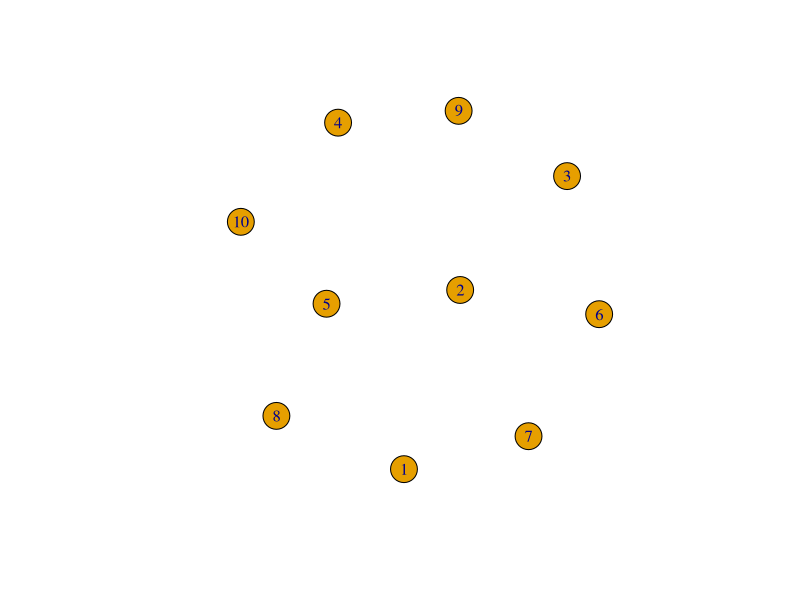
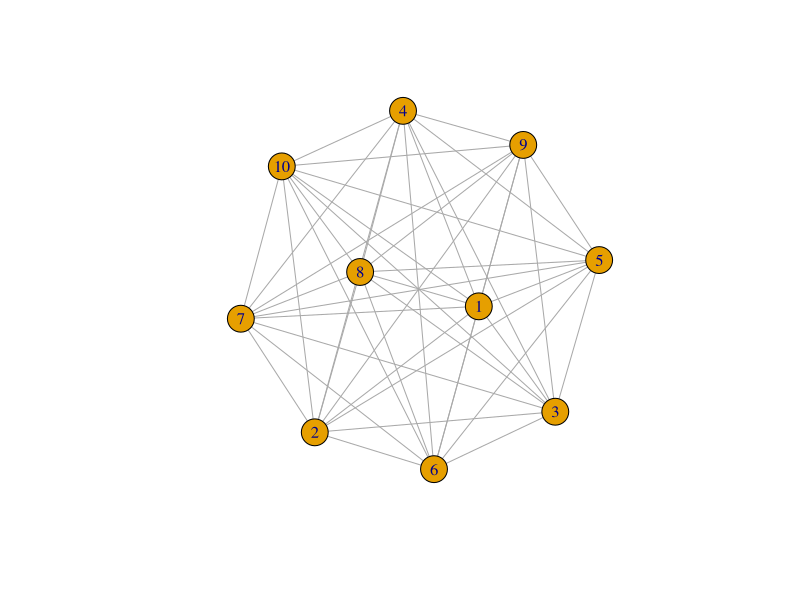
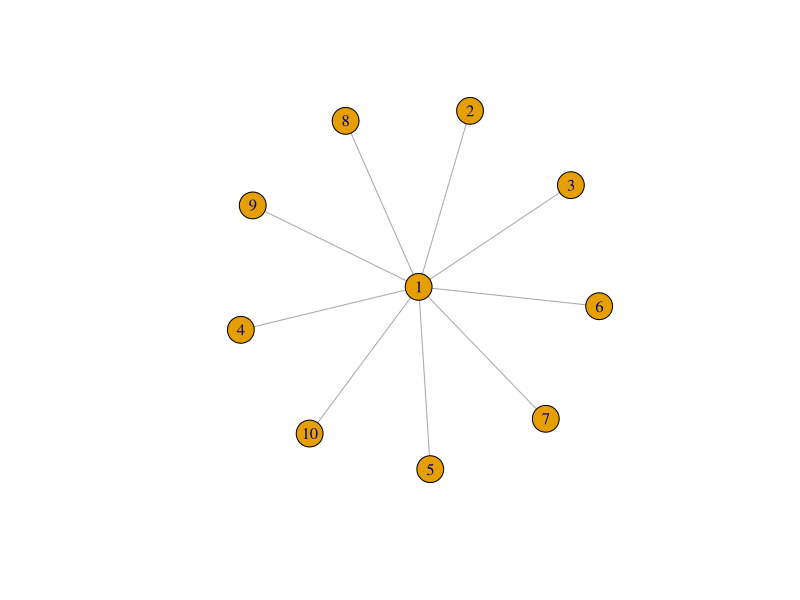
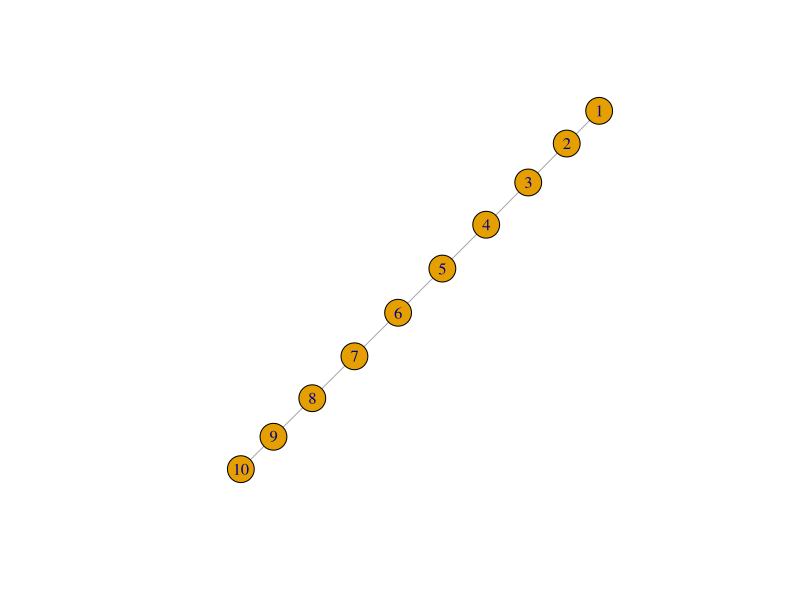
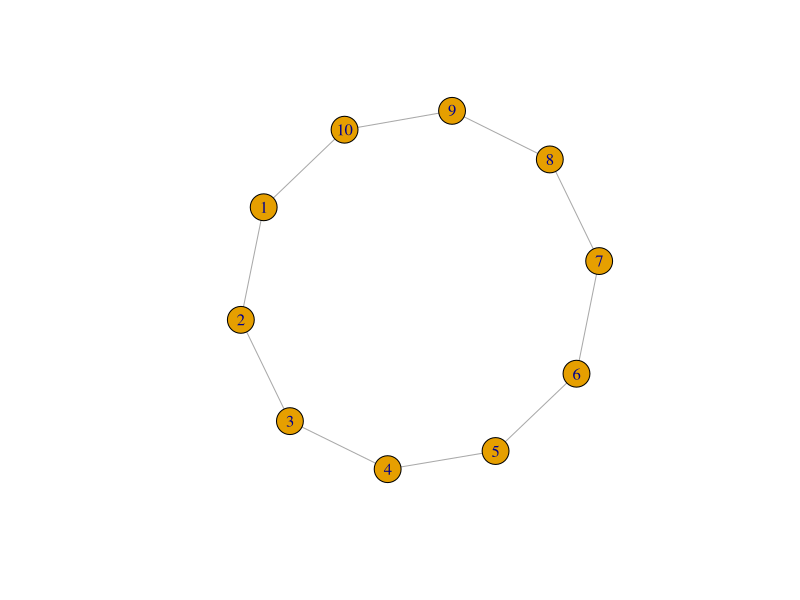
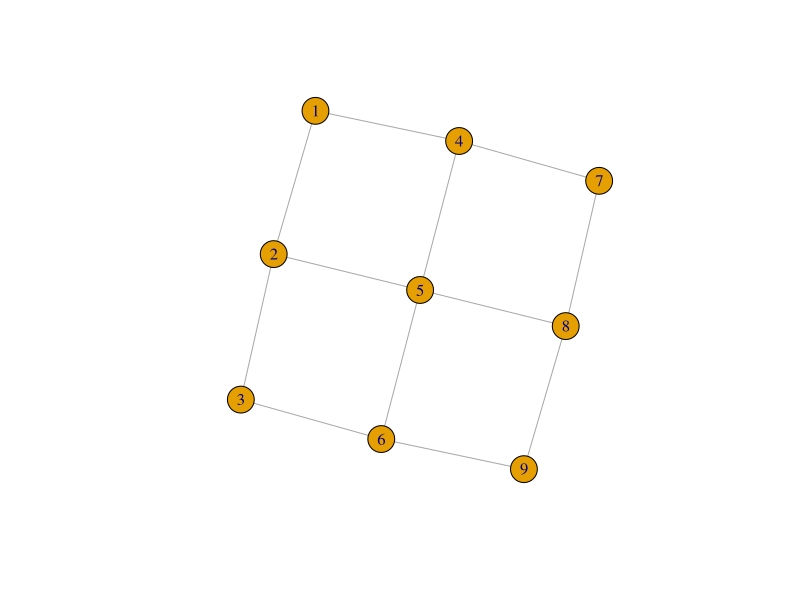

Write the R code that produced these figures, in order. (Note: this script raises an error after producing the figures.)
## ---- chunk 1
knitr::opts_chunk$set(
  collapse = TRUE,
  comment = "#>"
)
## ---- chunk 2
library(igraph)
## ---- chunk 3
g1 <- make_empty_graph(n = 10, directed = FALSE)
plot(g1)
g2 <- make_full_graph(n = 10, directed = FALSE)
plot(g2)
g3 <- make_star(n = 10, mode = "undirected")
plot(g3)
g4 <- make_ring(n = 10, directed = FALSE, circular = FALSE)
plot(g4)
g5 <- make_ring(n = 10, directed = FALSE, circular = TRUE)
plot(g5)
g6 <- make_lattice(dimvector = c(3, 3), directed = FALSE)
plot(g6)
## ---- chunk 4
g7 <- sample_gnp(n = 100, p = 0.05, directed = FALSE)
g7
## ---- chunk 5
g8 <- sample_pa(n = 100, power = 1, directed = FALSE)
g8
## ---- chunk 6
g9 <- sample_smallworld(dim = 1, size = 100, nei = 2, p = 0.05, directed = FALSE)
g9
